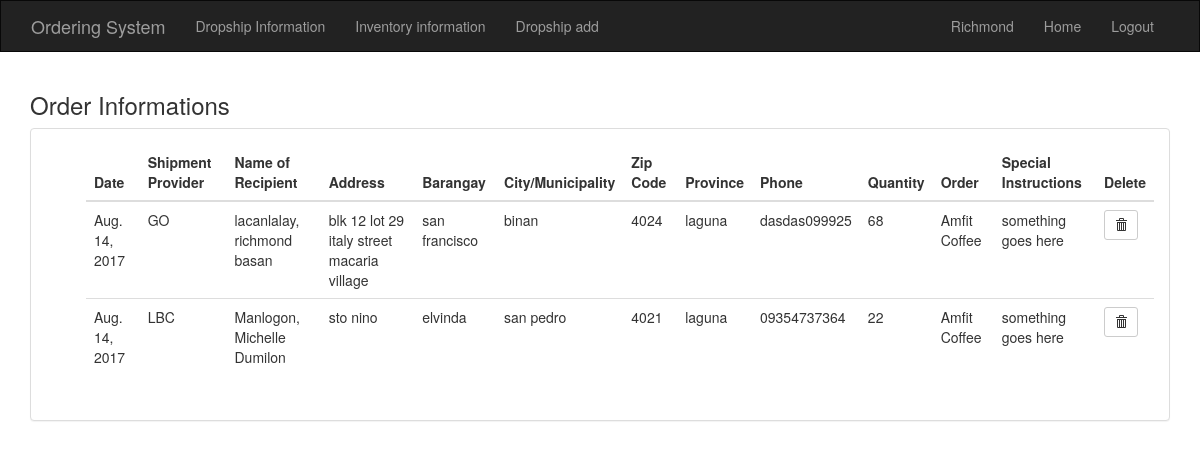
/ordering/detail/ (signed in), run on the app's committed database.
### ordering/models.py (models this page shows, shortened)
class Order(models.Model):
    ORDER_CHOICES = (
        ('Amfit Coffee', 'Amfit Coffee'),
        ('Algi Cleans', 'Algi Cleans'),
    )
    SHIPMENT_CHOICES = (
        ('LBC','LBC'),
        ('GO','GO'),
        ('JRS Express','JRS Express'),
        ('Zen','Zen'),
        ('Philpost','Philpost'),
        ('EMS','EMS'),
        ('Fedex','Fedex'),
        ('DHL','DHL'),
    )
    date = models.DateField(("Date"), default=datetime.now())
    shipment_provider = models.CharField(max_length=100, choices=SHIPMENT_CHOICES)
    last_name = models.CharField(max_length=250)
    first_name = models.CharField(max_length=250)
    middle_name = models.CharField(max_length=250)
    address = models.TextField(max_length=250)
    barangay = models.CharField(max_length=250)
    city_and_municipality = models.CharField(max_length=250)
    zip_code = models.IntegerField(default=0)
    province = models.CharField(max_length=250)
    phone = models.CharField(max_length=13)
    quantity = models.IntegerField(default=0)
    order = models.CharField(max_length=250, choices=ORDER_CHOICES)
    special_instructions = models.CharField(max_length=250, default='')
    class meta:
        ordering = ('order')

### ordering/views.py (the view)
def detail(request):
    all_order = Order.objects.all()
    return render(request, 'ordering/detail.html', {'all_order': all_order})

### ordering/templates/ordering/detail.html (shortened to what this page needs)
{% extends 'ordering/base.html' %}
{% block body %}
<div class="container-fluid">
  <div class="table">
    <div class="col-md-12 col-md-12">
      <h3>Order Informations</h3>
      <div class="panel panel-default">
        <div class="panel-body">
          <ul>
            <div class="table-responsive">
              <table class="table table-hover">
              <thead>
                <tr>
                  <th>Date</th>
                  <th>Shipment Provider</th>
                  <th>Name of Recipient</th>
                  <th>Address</th>
                  <th>Barangay</th>
                  <th>City/Municipality</th>
                  <th>Zip Code</th>
                  <th>Province</th>
                  <th>Phone</th>
                  <th>Quantity</th>
                  <th>Order</th>
                  <th>Special Instructions</th>
                  <th>Delete</th>
                </tr>
              </thead>
              <tbody>
                {% if all_order %}
                {% for order in all_order %}
                <tr>
                  <td>{{ order.date }}</td>
                  <td>{{ order.shipment_provider }}</td>
                  <td>{{ order.last_name }}, {{ order.first_name }} {{ order.middle_name }}</td>
                  <td>{{ order.address }}</td>
                  <td>{{ order.barangay }}</td>
                  <td>{{ order.city_and_municipality }}</td>
                  <td>{{ order.zip_code }}</td>
                  <td>{{ order.province }}</td>
                  <td>{{ order.phone }}</td>
                  <td>{{ order.quantity }}</td>
                  <td>{{ order.order }}</td>
                  <td>{{ order.special_instructions }}</td>
                  <td><form action="{% url 'ordering:order_delete' order.id %}" method="post" style="display: inline;">
                      <button type="submit" class="btn btn-default btn-sm">
                          <span class="glyphicon glyphicon-trash"></span>
                      </button>
                  </form>
                  </td>
                </tr>
                {% endfor %}
                {% else %}
                <h1>You don't have any orders.</h1>
                {% endif %}
              </tbody>
              </table>
            </div>
          </ul>
        </div>
      </div>
    </div>
  </div>
</div>
{% endblock %}

### ordering/templates/ordering/base.html (shortened to what this page needs)
<!DOCTYPE html>
<html>
  <head>
    {% load staticfiles %}
    <link rel="stylesheet" href="https://maxcdn.bootstrapcdn.com/bootstrap/3.3.6/css/bootstrap.min.css" />
    <link rel="stylesheet" type="text/css" href="{% static 'ordering/style.css' %}"/>
  </head>
  <body>
    <nav class="navbar navbar-inverse">
    <div class="container-fluid">
        <div class="container-fluid">
          <div class="navbar-header">
            <a class="navbar-brand" href="{% url 'ordering:home' %}">Ordering System</a>
          </div>
          <div id="navbar" class="navbar-collapse collapse">
            {% if user.is_superuser %}
              <ul class="nav navbar-nav">
                <li><a href="{% url 'ordering:detail' %}">Dropship Information</a></li>
                <li><a href="{% url 'ordering:inventory_menu' %}">Inventory information</a></li>
                <li><a href="{% url 'ordering:order_create' %}">Dropship add</a></li>
              </ul>
              <ul class="nav navbar-nav navbar-right">
                <li><a href="{% url 'ordering:view_profile' %}">{{ user.first_name }}</a></li>
                <li><a href="{% url 'ordering:home' %}">Home</a></li>
                <li><a href="{% url 'ordering:logout' %}">Logout</a></li>
              </ul>
            {% endif %}
          </div>
        </div>
    </div>
  </nav>
    {% block body %}
    {% endblock %}
  </body>
</html>

### ordering/static/ordering/style.css (style rules this page uses)
.navbar { border-radius: 0; }

### data on the page
Order: date "Aug. 14, 2017", shipment_provider "GO", last_name "lacanlalay", first_name "richmond", middle_name "basan", address "blk 12 lot 29 italy street macaria village", barangay "san francisco", city_and_municipality "binan", zip_code "4024", province "laguna", phone "dasdas099925", quantity "68", order "Amfit Coffee", special_instructions "something goes here"
Order: date "Aug. 14, 2017", shipment_provider "LBC", last_name "Manlogon", first_name "Michelle", middle_name "Dumilon", address "sto nino", barangay "elvinda", city_and_municipality "san pedro", zip_code "4021", province "laguna", phone "09354737364", quantity "22", order "Amfit Coffee", special_instructions "something goes here"

### other printed values
{{ user.first_name }} "Richmond"
